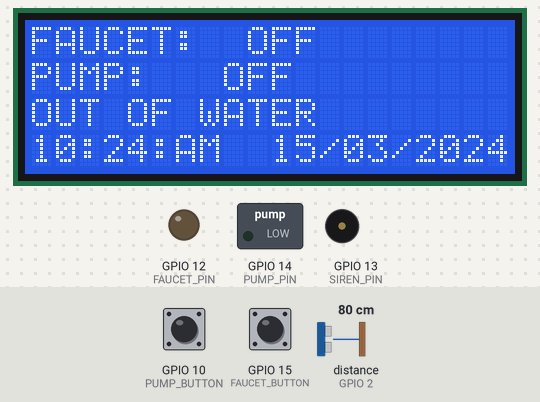
A sketch run on a simulated ESP8266 (NodeMCU). Shown: 20×4 character LCD, switched loads named in the sketch (green lamp = pin HIGH), output pins drawn as LEDs (lit = HIGH), buzzer (waves = sounding, pin HIGH). Wiring (inferred from the names in the program): ultrasonic range finder: trigger GPIO 0; echo GPIO 2. The inputs (shaded band) are chosen by the test bench; at power-on: GPIO 10 (PUMP_BUTTON) HIGH, distance to the obstacle (sensor on GPIO 2) 80 cm, GPIO 15 (FAUCET_BUTTON) HIGH. The echo pulse lasts 58.3 µs per cm; WiFi joins after 1.5 s; servers stay silent unless stated; the local clock reads 2024-03-15 10:24:30 at power-on unless the sketch sets it; EEPROM starts erased; pins used as bus, display or sensor lines are not drawn.

Above: at 2.7 s.
2.8 s: GPIO 10 (PUMP_BUTTON) pulled LOW for 3 s
At 6.6 s:
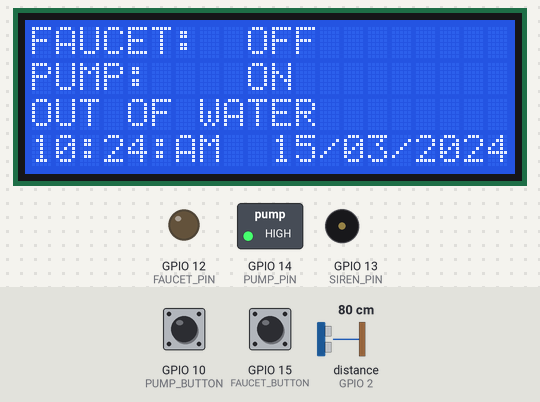
11.1 s: distance to the obstacle (sensor on GPIO 2) set to 37 cm
15.7 s: distance to the obstacle (sensor on GPIO 2) set to 33 cm
At 18.3 s:
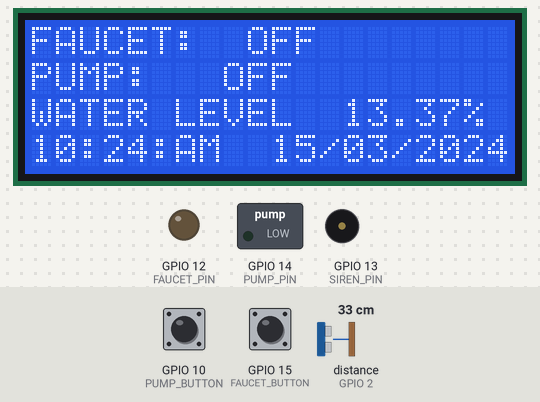
20.3 s: GPIO 15 (FAUCET_BUTTON) pulled LOW for 3 s
At 21.1 s:
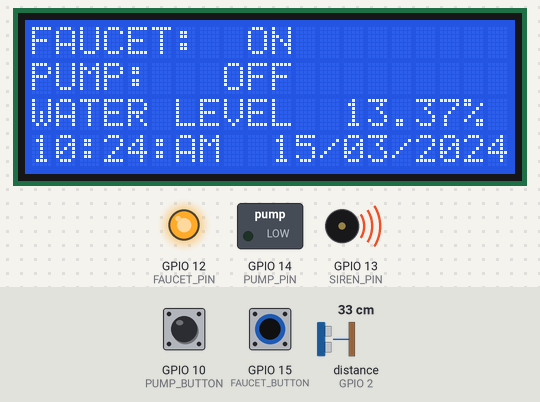
26.2 s: GPIO 10 (PUMP_BUTTON) pulled LOW for 3 s
At 29.9 s:
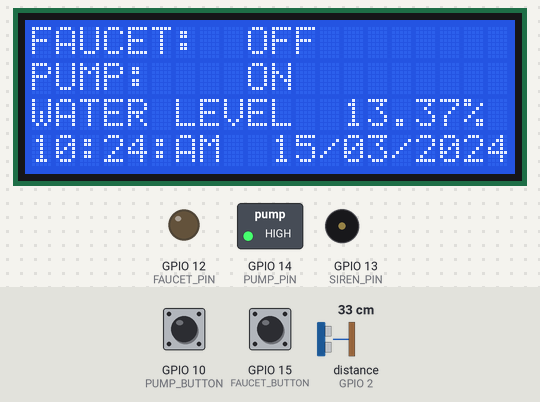
34.1 s: distance to the obstacle (sensor on GPIO 2) set to 15 cm
At 37.3 s:
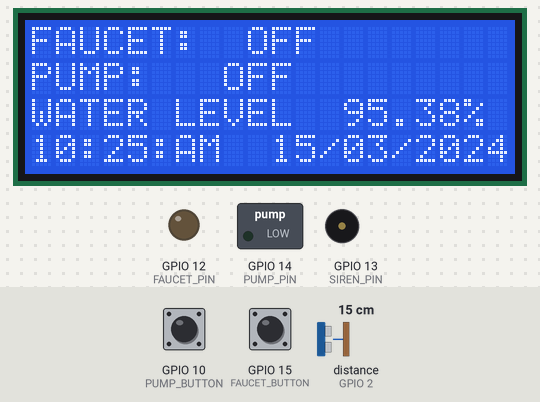
38.7 s: distance to the obstacle (sensor on GPIO 2) set to 12 cm
At 40.6 s:
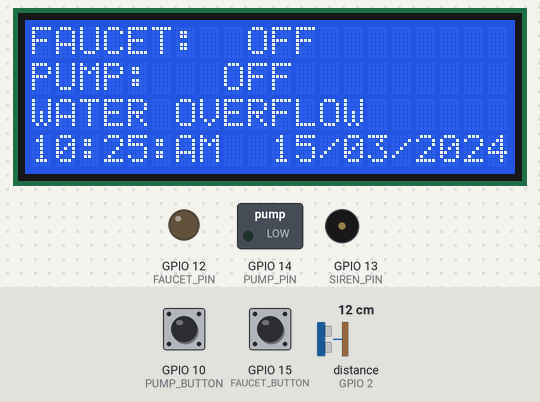
Timing chart, 0 to 42.1 s (numbered marks = the images above; inputs shaded):
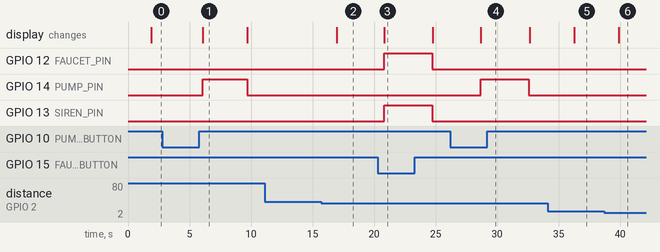

The sketch:

main.ino
```cpp
#include "ESP8266_FIRE_BASE.h"
#include "HCSR04.h"
#include "RTClib.h"

char print_str[20];

RTC_DS1307 rtc; // Khai báo biến cho rtc
uint16_t timer_buff[6];
void timer_count();

void setup(){

    pinMode(PUMP_BUTTON, INPUT_PULLUP);
    pinMode(FAUCET_BUTTON, INPUT_PULLUP);
    attachInterrupt(digitalPinToInterrupt(PUMP_BUTTON), pump_button, CHANGE);
    attachInterrupt(digitalPinToInterrupt(FAUCET_BUTTON), faucet_button, CHANGE);
    lcd_init();
    read_EEPROM();
    Serial.begin(9600);
    Wire.begin();
    HCSR04_init();
    setup_wifi_and_firebase();
    lcd.clear();
}

void loop(){

    get_data_from_firebase();
    water_level = check_distance();
    handle_warning();
    lcd_display();
    yield();
    timer_count();
    write_EEPROM();
    push_data_to_firebase(timer_buff[0], timer_buff[1],\
           timer_buff[2], timer_buff[3], timer_buff[4], timer_buff[5]);
    ESP.wdtFeed();
    delay(3000);
}

void timer_count() {

    DateTime now = rtc.now();
    timer_buff[0] = now.hour();
    timer_buff[1] = now.minute();
    timer_buff[2] = now.second();
    timer_buff[3] = now.day();
    timer_buff[4] = now.month();
    timer_buff[5] = now.year();
    lcd.setCursor(0, 3);
    if(timer_buff[0] <= 12){
        sprintf(print_str, "%02d:%02d:AM  %02d/%02d/%04d", timer_buff[0], timer_buff[1],\
                            timer_buff[3], timer_buff[4], timer_buff[5]);
    }
    else{
        sprintf(print_str, "%02d:%02d:PM  %02d/%02d/%04d", timer_buff[0] - 12, timer_buff[1],\
                            timer_buff[3], timer_buff[4], timer_buff[5]);
    }
    lcd.print(print_str);
}

ICACHE_RAM_ATTR void pump_button(){

    if(new_button != true){

        if(pump == 1) pump = 0;
        else pump = 1;
        new_button = true;
    }
}

ICACHE_RAM_ATTR void faucet_button(){

    if(new_button != true){

        if(faucet == 1) faucet = 0;
        else faucet = 1;
        new_button = true;
    }
}
```

ESP8266_FIRE_BASE.cpp
```cpp
#include "ESP8266_FIRE_BASE.h"

LiquidCrystal_I2C lcd(LCD_ADDRESS, LCD_SIZE / 100, LCD_SIZE % 100);

String path = "/controller/";
uint16_t count = 0;
//volatile uint8_t pump = 0;
//volatile uint8_t faucet = 0;
volatile int pump = 0;
volatile int faucet = 0;
volatile bool new_button = false;
//uint8_t temp1 = 0;
//uint8_t temp2 = 0;
float water_level = 0;
uint8_t is_sent_message = 0;
char temp_buff[50];
char time_buff[50];

void setup_wifi_and_firebase(){

    memset(temp_buff, 0, strlen(temp_buff));
    memset(time_buff, 0, strlen(time_buff));
    WiFi.begin(USER_NAME, PASS_WORD);
    while(WiFi.status() != WL_CONNECTED){

        delay(500);
    }
    Firebase.begin(FIRE_BASE_HOST, FIRE_BASE_AUTH);
}

void read_EEPROM(){

    EEPROM.begin(512);
    delay(10);
    count = (EEPROM.read(M_TRACKING_1) << 8) | EEPROM.read(M_TRACKING_0);
    pump = EEPROM.read(M_PUMP);
    faucet = EEPROM.read(M_FAUCET);
    water_level = EEPROM.read(M_WATER_LEVEL);
    is_sent_message = EEPROM.read(M_MESSAGE_STATUS);
}

void lcd_init(){

    lcd.begin();
    pinMode(SIREN_PIN, OUTPUT);
    pinMode(PUMP_PIN, OUTPUT);
    pinMode(FAUCET_PIN, OUTPUT);
}

void lcd_display(){

    if(!new_button){

        lcd.setCursor(0, 0);
        if(faucet == 1){                    // 1 - Bật relay máy bơm, tín hiệu HIGH đi vào RELAY

            digitalWrite(FAUCET_PIN, HIGH);
            lcd.print("FAUCET:  ON ");
        }
        else{                               // 2 - Tắt relay máy bơm, tín hiệu LOW đi vào RELAY

            digitalWrite(FAUCET_PIN, LOW);
            lcd.print("FAUCET:  OFF");

        }
        lcd.setCursor(0, 1);
        if(pump == 1){                      // 1 - Bật relay máy bơm, tín hiệu HIGH đi vào RELAY

            digitalWrite(PUMP_PIN, HIGH);
            lcd.print("PUMP:    ON ");
        }
        else{                               // 2 - Tắt relay máy bơm, tín hiệu LOW đi vào RELAY

            digitalWrite(PUMP_PIN, LOW);
            lcd.print("PUMP:   OFF");
        }
    }
    lcd.setCursor(0, 2);
    if(water_level > BELOW_LIMIT_1){

        lcd.print("OUT OF WATER      ");
    }
    else if(water_level < ABOVE_LIMIT_1){

        lcd.print("WATER OVERFLOW     ");
    }
    else{

        lcd.print("WATER LEVEL  ");
        lcd.print((BELOW_LIMIT_1 - water_level) / (BELOW_LIMIT_1 - ABOVE_LIMIT_1) * 100);
        lcd.print("% ");
    }
}

void get_data_from_firebase(){

//  FirebaseObject object = Firebase.get(path);
//  temp1 = object.getInt("faucet");
//  temp2 = object.getInt("pump");
//  if(new_button == true){
//
//    Firebase.setInt("controller/faucet", faucet);
//    Firebase.setInt("controller/pump", pump);
//    new_button = false;
//  }
//  else{
//    pump = temp2;
//    faucet = temp1;
//  }

  FirebaseObject object = Firebase.get(path);
  if(new_button == true){

    if(faucet == 1){

      Firebase.setInt("controller/faucet", 1);
    }
    else if(faucet == 0){

      Firebase.setInt("controller/faucet", 0);
    }
    if(pump == 1){

      Firebase.setInt("controller/pump", 1);
    }
    else if(pump == 0){

      Firebase.setInt("controller/pump", 0);
    }
    new_button = false;
  }
  else{

    pump = object.getInt("pump");
    faucet = object.getInt("faucet");
  }
}

void write_EEPROM(){                      // Ghi dữ liệu vừa nhận vào EEPROM

    EEPROM.write(M_TRACKING_1, (count >> 8) & 0xFF);
    EEPROM.write(M_TRACKING_0, count & 0xFF);
    EEPROM.write(M_PUMP, pump);
    EEPROM.write(M_FAUCET, faucet);
    EEPROM.write(M_MESSAGE_STATUS, is_sent_message);
    EEPROM.write(M_WATER_LEVEL, water_level);
    EEPROM.commit();
}

void push_data_to_firebase(uint8_t Hours, uint8_t Minutes, uint8_t Seconds,\
                         uint8_t Days, uint8_t Months, uint16_t Years){

    count++;
    if(count == 65524){

        count = 0;
    }
    sprintf(time_buff, "%02d/%02d/%4d;%02d:%02d:%02d", Days, Months, Years, Hours, Minutes, Seconds); // Up dữ liệu hiện tại
    Firebase.setInt("current/level", water_level);
    Firebase.setString("current/last_updated", time_buff);
    if(count % 15 == 0){

        sprintf(temp_buff, "tracking/row_%d/level", count / 15);                                        // Up dữ liệu tracking
        Firebase.setFloat(temp_buff, water_level);
        sprintf(temp_buff, "tracking/row_%d/time", count / 15);
        Firebase.setString(temp_buff, time_buff);
    }
}

void send_message(){

    Serial.println("AT+CMGF=1");  // Set GSM in text mode
    delay(1000);                   // One second delay
    sprintf(temp_buff, "AT+CMGS=\"%s\"", PHONE_NUMBER);
    Serial.print(temp_buff);
    Serial.println();
    delay(1000);

    if(water_level <= ABOVE_LIMIT_2){

        Serial.print("Warning, water proof ready to be overflow "); // SMS body - Sms Text
    }
    else if(water_level >= BELOW_LIMIT_2){

        Serial.print("Warning, water proof ready to be out of water ");
    }
    delay(300);
    Serial.println();
    Serial.write(26);                //CTRL+Z Command to send text and end session
}

void handle_warning(){


    if((water_level >= BELOW_LIMIT_3 &&  faucet == 1) || (water_level <= ABOVE_LIMIT_3 && pump == 1)){

        digitalWrite(SIREN_PIN, HIGH);
    }
    else{

        digitalWrite(SIREN_PIN, LOW);
    }

    if(!is_sent_message){

        if((water_level >= BELOW_LIMIT_2 &&  faucet == 1) || \
            (water_level <= ABOVE_LIMIT_2 && pump == 1)){ // Xử lý dữ liệu khi ở mức cảnh báo

            send_message();
            is_sent_message = 1;
        }
    }
    else if(water_level < BELOW_LIMIT_2 && water_level > ABOVE_LIMIT_2){

        is_sent_message = 0;
    }

    if(water_level >= BELOW_LIMIT_1 && faucet == 1){

        faucet = 0;
        digitalWrite(FAUCET_PIN, LOW);
        Firebase.setInt("controller/faucet", 0);
    }
    else if(water_level <= ABOVE_LIMIT_1 && pump == 1){

        pump = 0;
        digitalWrite(PUMP_PIN, LOW);
        Firebase.setInt("controller/pump", 0);
    }
}
```

ESP8266_FIRE_BASE.h
```cpp
#ifndef ESP8266_FIRE_BASE_H_
#define ESP8266_FIRE_BASE_H_

#include <Arduino.h>
#include <ESP8266WiFi.h>                // Thư viện cần có để chọn board ESP8266, Link để prefrence board
#include <LiquidCrystal_I2C.h>            // Thư viện này đính kèm ở file bên ngoài
#include <FirebaseArduino.h>              // Include thư viện FirebaseArduino trong file đính kèm
#include <EEPROM.h>
#include <String.h>
#include <ArduinoJson.h>

#define USER_NAME       "AndroidAP"
#define PASS_WORD       "ttt0611t"
#define FIRE_BASE_HOST  "vietlongpro1999-default-rtdb.firebaseio.com"
#define FIRE_BASE_AUTH  ""
#define PHONE_NUMBER    "+84335394634"

#define ABOVE_LIMIT_1     14
#define BELOW_LIMIT_1     36
#define ABOVE_LIMIT_2     15.5
#define BELOW_LIMIT_2     33
#define ABOVE_LIMIT_3     18
#define BELOW_LIMIT_3     30

#define M_TRACKING_0      0x00
#define M_TRACKING_1      0x01
#define M_PUMP            0x02
#define M_FAUCET          0x03
#define M_MESSAGE_STATUS  0x04
#define M_WATER_LEVEL     0x05
#define M_SIREN_STATUS    0x06

#define SIREN_PIN           13
#define PUMP_PIN            14
#define FAUCET_PIN          12
#define PUMP_BUTTON         10
#define FAUCET_BUTTON       15
#define LCD_ADDRESS       0x27
#define LCD_SIZE          2004

extern LiquidCrystal_I2C lcd;
extern float water_level;
extern volatile int pump;   // extern volatile uint8_t pump
extern volatile int faucet; // extern volatile uint8_t faucet
extern volatile bool new_button;

void lcd_init();
void setup_wifi_and_firebase();
void read_EEPROM();

void get_data_from_firebase();
void lcd_display();
void push_data_to_firebase(uint8_t hours, uint8_t minutes, uint8_t seconds, uint8_t days, uint8_t months, uint16_t years);
void write_EEPROM();
void handle_warning();
void send_message();

#endif
```

HCSR04.cpp
```cpp
#include "HCSR04.h"

void HCSR04_init(){

    pinMode(TRIGGER_PIN, OUTPUT);
    pinMode(ECHO_PIN, INPUT);
}

float check_distance(){

    long int duration;
    float distance;

    digitalWrite(TRIGGER_PIN, LOW);
    delayMicroseconds(2);
    digitalWrite(TRIGGER_PIN, HIGH);
    delayMicroseconds(10);
    digitalWrite(TRIGGER_PIN, LOW);
    duration = pulseIn(ECHO_PIN, HIGH);
    distance = (duration / 2) / 29.1;
    delay(100);

    return distance;
}
```

HCSR04.h
```cpp
#ifndef HCSR04_H_
#define HCSR04_H_

#include <Arduino.h>
#include <Wire.h>
#include <ESP8266WiFi.h>

#define TRIGGER_PIN 0
#define ECHO_PIN    2

void HCSR04_init();
float check_distance();

#endif
```

Measured:
- the behaviour switches between 36 and 35 cm on distance to the obstacle (sensor on GPIO 2) (found by bisection; images 1 and 2)
- the behaviour switches between 14 and 13 cm on distance to the obstacle (sensor on GPIO 2) (found by bisection; images 5 and 6)
- after the input at 2.8 s, GPIO 14 (PUMP_PIN): LOW → HIGH after 3.3 s, → LOW 3.6 s later; the display: changes after 3.3 s (image 1)
- after the input at 11.1 s, every drawn part: stays the same
- after the input at 15.7 s, the display: changes after 1.3 s (image 2)
- after the input at 20.3 s, GPIO 12 (FAUCET_PIN), GPIO 13 (SIREN_PIN): LOW → HIGH after 0.52 s, → LOW 3.9 s later; the display: changes after 0.53 s (image 3)
- after the input at 26.2 s, GPIO 14 (PUMP_PIN): LOW → HIGH after 2.5 s, → LOW 3.9 s later; the display: changes after 2.5 s (image 4)
- after the input at 34.1 s, the display: changes after 2.2 s (image 5)
- after the input at 38.7 s, the display: changes after 1.2 s (image 6)
